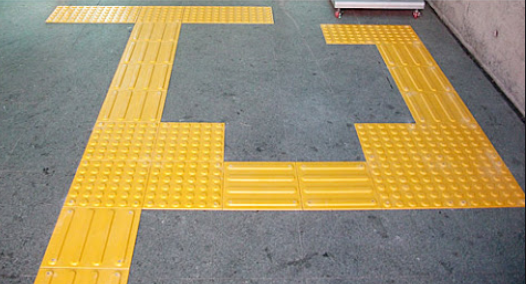
#> input picture vision/need/Block.png, 526 x 284 px
$ python block_noise.py
#> lines starting #> are read from the running program, lines starting #| are printed output that depends on the picture; after the words box and inside, x2 and y2 are one past the last pixel; in counts of white or black regions, pixels touching at a corner belong together
import cv2
import numpy


src = cv2.imread('need/Block.png')
#> src is the input picture: shape (284, 526, 3); mean B, G, R 106, 143.2, 157.2
dst1 = cv2.inRange(src,(0,128,128),(100, 255, 255))#Yellow
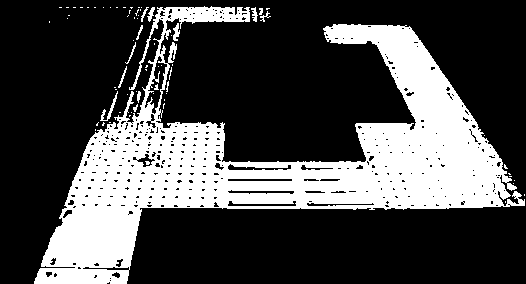
#> dst1: shape (284, 526); 29.3% white; 72 white regions (59 under 20 px), largest, box (x1, y1, x2, y2) and area: (34, 6, 525, 284) 42953, (100, 91, 118, 121) 111, (173, 23, 180, 41) 76
src_hsv = cv2.cvtColor(src, cv2.COLOR_BGR2HSV) #영상 HSV모델로 변환
#> src_hsv: shape (284, 526, 3); mean H, S, V 73.5, 81.1, 164.4
dst2 = cv2.inRange(src_hsv,(0,150,0),(45, 255, 255))#Yellow
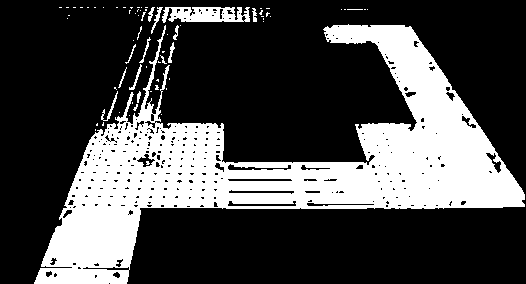
#> dst2: shape (284, 526); 28.9% white; 71 white regions (57 under 20 px), largest, box (x1, y1, x2, y2) and area: (34, 24, 525, 284) 41268, (162, 7, 250, 23) 1036, (101, 91, 118, 121) 96
se = cv2.getStructuringElement(cv2.MORPH_RECT, (21, 3))
dilate_BGR = cv2.dilate(dst1, se)
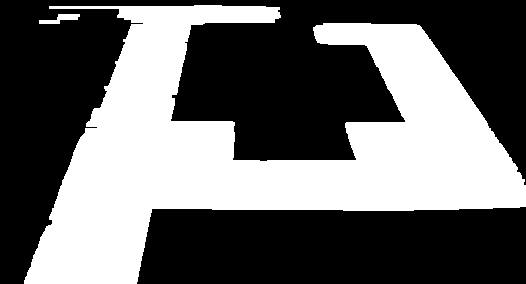
#> dilate_BGR: shape (284, 526); 40.6% white; 2 white regions, box (x1, y1, x2, y2) and area: (24, 5, 526, 284) 60416, (39, 14, 80, 24) 213
dilate_HSV = cv2.dilate(dst2, se)
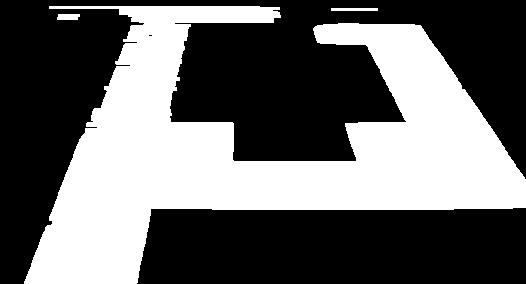
#> dilate_HSV: shape (284, 526); 40.1% white; 3 white regions, box (x1, y1, x2, y2) and area: (24, 6, 526, 284) 59661, (331, 8, 378, 11) 141, (57, 14, 80, 20) 129

cv2.imshow('original',src)
cv2.imshow('dilate_BGR',dilate_BGR)
cv2.imshow('dilate-HSV',dilate_HSV)
cv2.waitKey()

cv2.destroyWindow()
